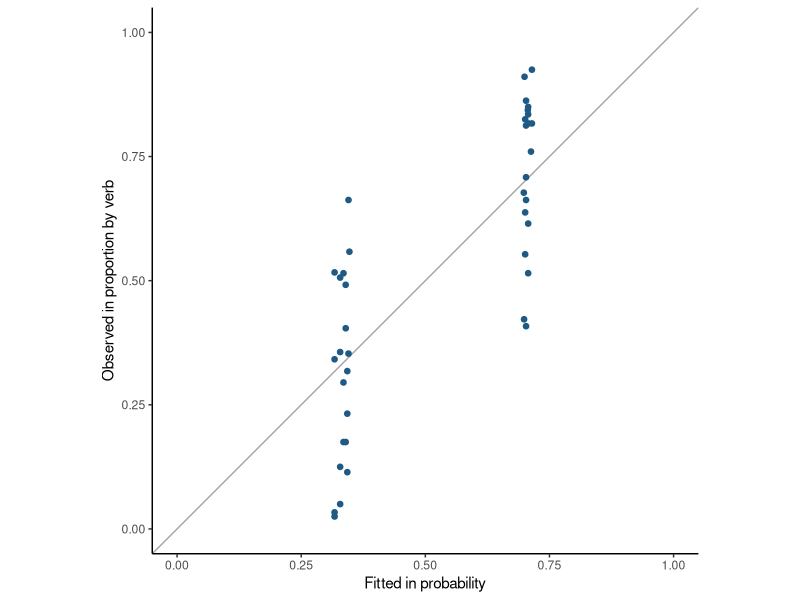

The R script that drew this image:
## ---- chunk 1
#| label: fit-deviance-residuals
#| echo: true
st <- read.csv("data/supertelicity/supertelicity-cloze.csv")
st$verb_type <- factor(st$verb_type, levels = c("manner", "result"))
st$contentfulness <- factor(st$contentfulness,
                            levels = c("contentful", "bleached", "templatic"))
fit <- glm(prep_in ~ verb_type * contentfulness, binomial(), st)
st$fitted <- fitted(fit)
st$deviance_residual <- residuals(fit, type = "deviance")
c(sum_squared = sum(st$deviance_residual^2), model_deviance = deviance(fit),
  minimum = min(st$deviance_residual), maximum = max(st$deviance_residual))
## ---- chunk 2
#| label: verb-calibration
#| echo: true
by_verb <- aggregate(cbind(prep_in, fitted) ~ verb, st, mean)
library(ggplot2)
ggplot(by_verb, aes(fitted, prep_in)) +
  geom_abline(slope = 1, intercept = 0, color = "grey65", linewidth = .5) +
  geom_point(size = 1.6, color = "#1F5A85") +
  coord_equal(xlim = c(0, 1), ylim = c(0, 1)) +
  labs(x = "Fitted in probability", y = "Observed in proportion by verb") +
  theme_classic()
